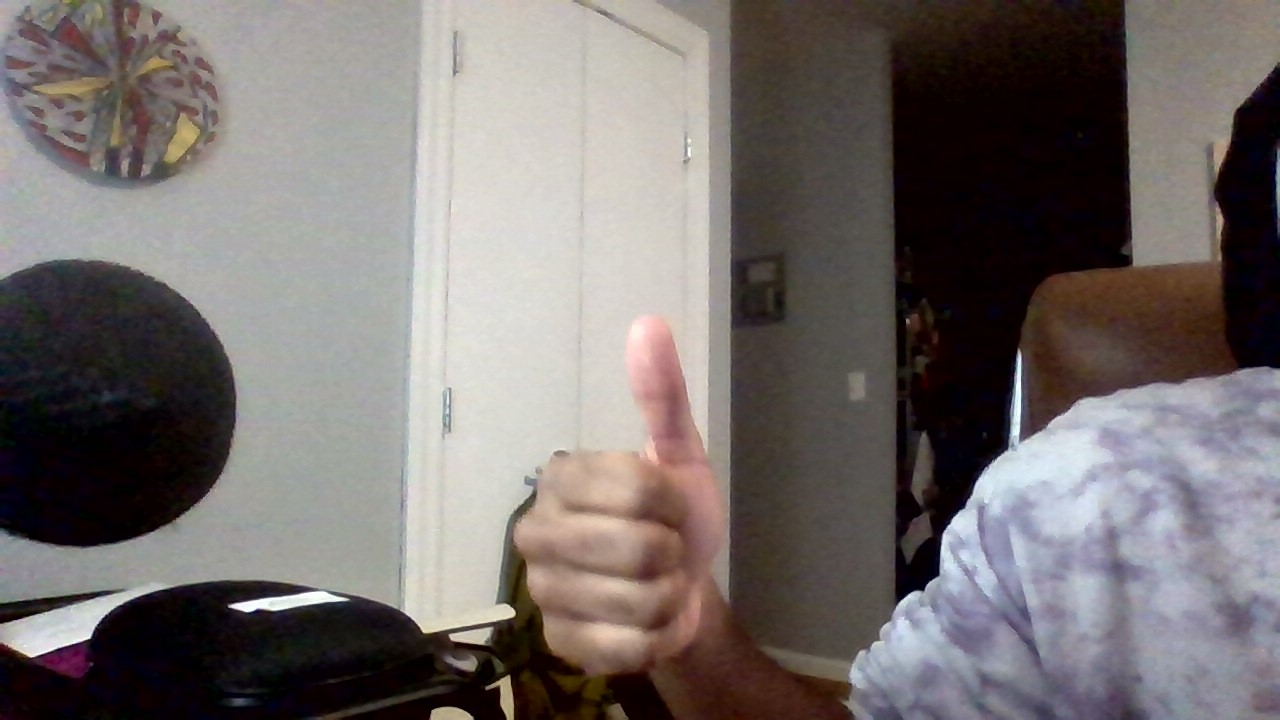
#> input picture pipeline/data/eval/thumb/WIN_20260512_23_48_26_Pro.jpg, 1280 x 720 px
$ python -i segmentation.py   (imports and definitions only)
#> lines starting #> are read from the running program, lines starting #| are printed output that depends on the picture; after the words box and inside, x2 and y2 are one past the last pixel; in counts of white or black regions, pixels touching at a corner belong together
#> further down, picture is the input picture: shape (720, 1280, 3); mean B, G, R 108.4, 110.1, 116.8
# pipeline/processing/segmentation/segmentation.py
import cv2
import numpy as np
import sys
import os
import json

sys.path.insert(0, os.path.join(os.path.dirname(__file__), '..', '..'))
from config import HSV_LOWER, HSV_UPPER, ROI_TOP, ROI_BOTTOM, ROI_LEFT, ROI_RIGHT, DATA_DIR

HSV_CONFIG_PATH = os.path.join(DATA_DIR, "hsv_config.json")

def save_hsv_config(lower: tuple, upper: tuple):
    data = {"lower": list(lower), "upper": list(upper)}
    os.makedirs(os.path.dirname(HSV_CONFIG_PATH), exist_ok=True)
    with open(HSV_CONFIG_PATH, 'w') as f:
        json.dump(data, f, indent=2)
    print(f"HSV config saved to {HSV_CONFIG_PATH}")

def load_hsv_config() -> tuple[tuple, tuple] | None:
    if not os.path.exists(HSV_CONFIG_PATH):
        return None
    with open(HSV_CONFIG_PATH, 'r') as f:
#> (reads pipeline/data/hsv_config.json from the repository)
        data = json.load(f)
    lower = tuple(data["lower"])
    upper = tuple(data["upper"])
    # print("Loaded HSV config from hsv_config.json")
    return lower, upper

def get_hsv_range() -> tuple[tuple, tuple]:
    """prioritize cached HSV values, otherwise use defaults."""
    cached = load_hsv_config()
    if cached:
        return cached
    return HSV_LOWER, HSV_UPPER

def apply_roi(mask: np.ndarray) -> np.ndarray:
    """zero everything outside the region of interest"""
    h, w = mask.shape[:2]
    y1, y2 = int(h * ROI_TOP), int(h * (1 - ROI_BOTTOM))
    x1, x2 = int(w * ROI_LEFT), int(w * (1 - ROI_RIGHT))
    roi_mask = np.zeros((h, w), dtype=np.uint8)
    roi_mask[y1:y2, x1:x2] = 255
    return cv2.bitwise_and(mask, roi_mask)

def segment_skin(frame: np.ndarray) -> tuple[np.ndarray, np.ndarray]:
    """
    takes BGR frame, returns (hsv, mask).
    - Gaussian blur pre-pass to reduce noise
    - HSV color segmentation
    - ROI applied
    """
    lower, upper = get_hsv_range()
    blurred = cv2.GaussianBlur(frame, (7, 7), 0)
    hsv = cv2.cvtColor(blurred, cv2.COLOR_BGR2HSV)
#> hsv: shape (720, 1280, 3); mean H, S, V 56.8, 72.7, 119.8
    mask = cv2.inRange(hsv, lower, upper)
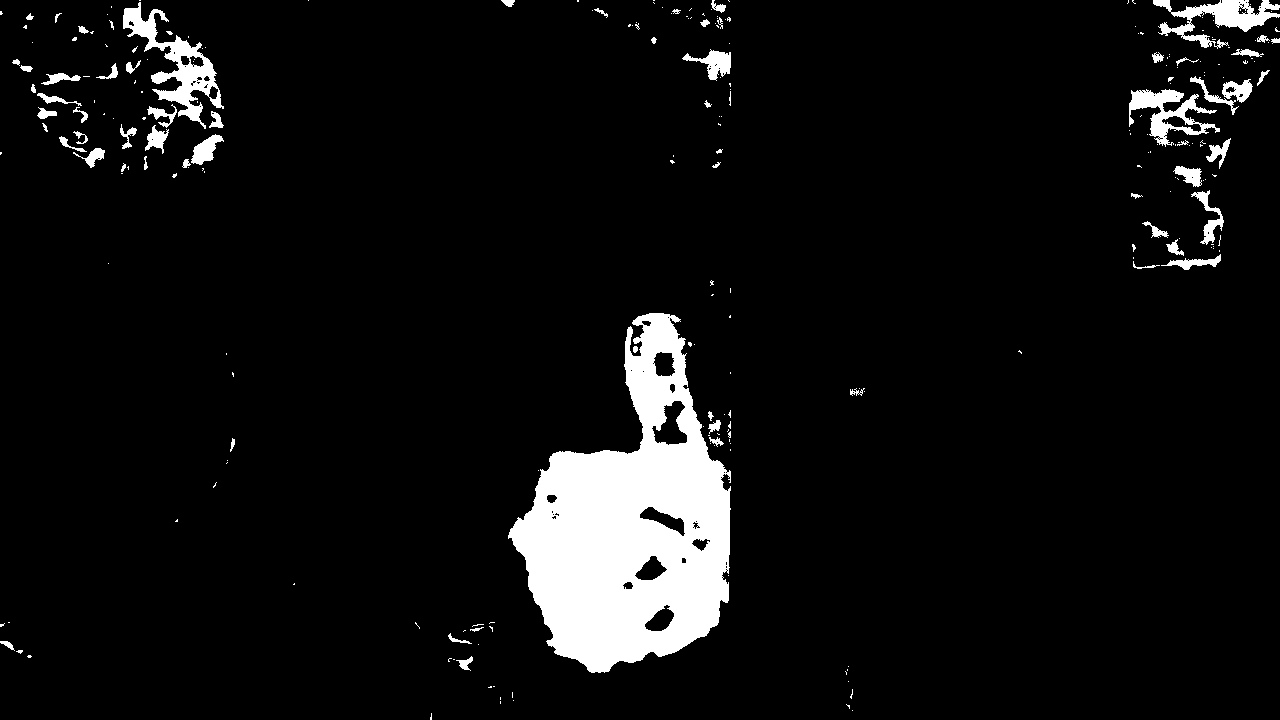
#> mask: shape (720, 1280); 6.5% white; 254 white regions (186 under 20 px), largest, box (x1, y1, x2, y2) and area: (508, 313, 731, 673) 43511, (123, 2, 224, 129) 3501, (1153, 0, 1280, 49) 2331
    mask = apply_roi(mask)
#> in apply_roi, `return cv2.bitwise_and(mask, roi_mask)`:
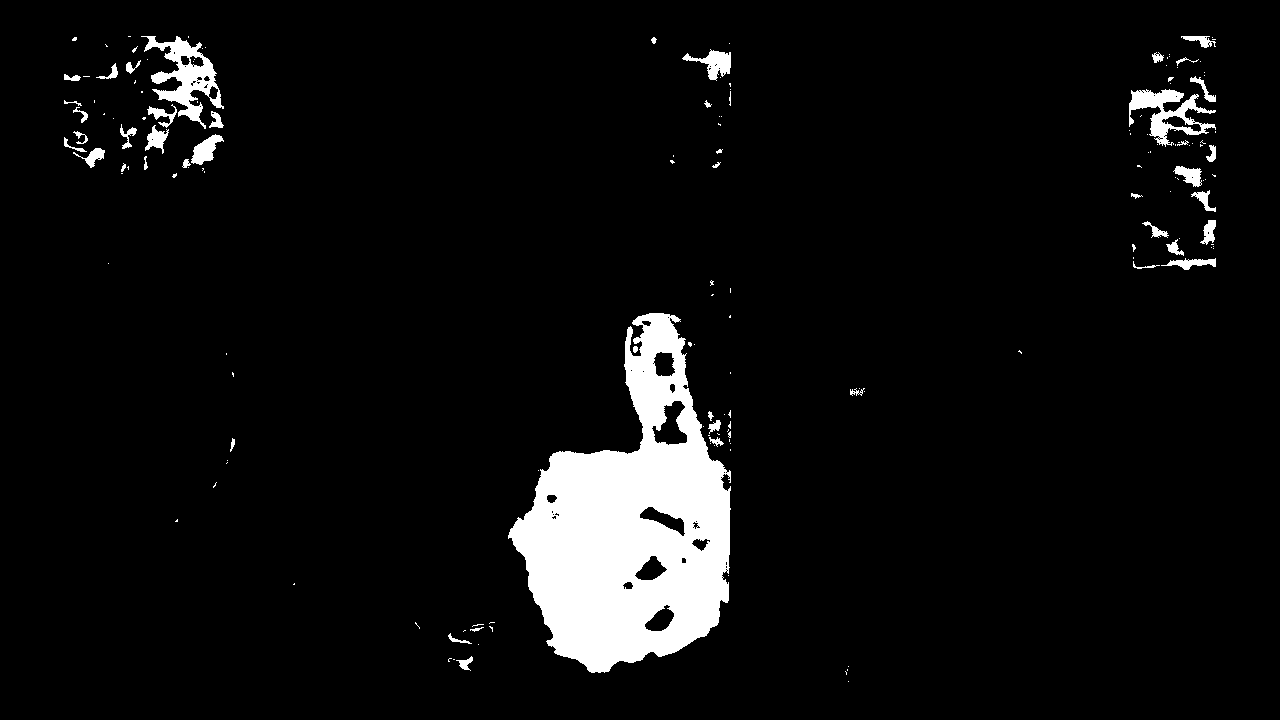
#> returned value: shape (720, 1280); 5.9% white; 166 white regions (118 under 20 px), largest, box (x1, y1, x2, y2) and area: (508, 313, 731, 673) 43511, (141, 36, 224, 129) 2718, (1129, 89, 1216, 147) 1957
    return hsv, mask

# [24 lines not run here, left out]

>>> import cv2
>>> picture = cv2.imread('../../data/eval/thumb/WIN_20260512_23_48_26_Pro.jpg')
>>> result = segment_skin(picture)
